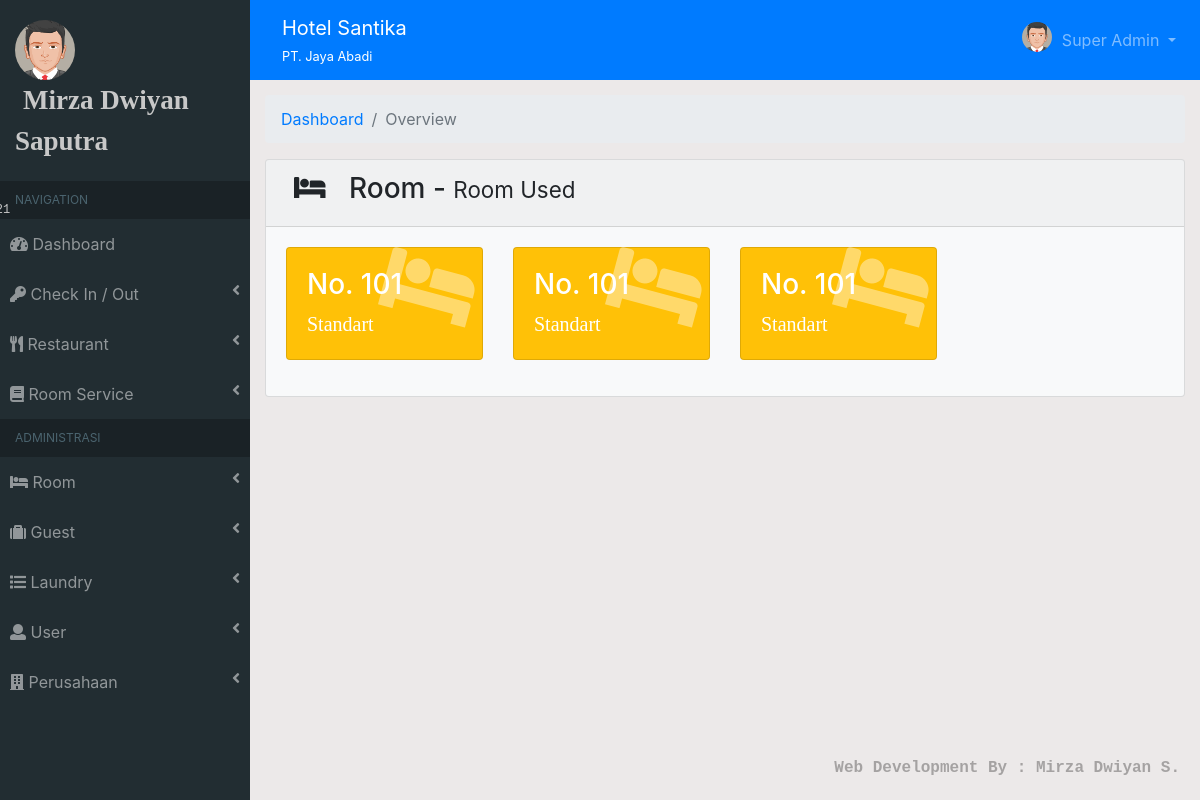
Page /?module=chek_out2 (signed in) on the committed database.
### tables this page shows
CREATE TABLE `user` (
  `id_user` int(11) NOT NULL,
  `nama_user` text NOT NULL,
  `image` varchar(50) NOT NULL,
  `username` varchar(30) NOT NULL,
  `password` varchar(50) NOT NULL,
  `level` varchar(30) NOT NULL,
  `no_telp` varchar(20) NOT NULL,
  `status` varchar(30) NOT NULL
);

CREATE TABLE `perusahaan` (
  `id_perusahaan` int(11) NOT NULL,
  `nama_hotel` text NOT NULL,
  `nama_perusahaan` text NOT NULL,
  `jalan` varchar(50) NOT NULL,
  `no_jalan` varchar(10) NOT NULL,
  `kecamatan` char(100) NOT NULL,
  `kabupaten` char(100) NOT NULL,
  `provinsi` char(100) NOT NULL,
  `no_telp` varchar(20) NOT NULL,
  `no_fax` varchar(20) NOT NULL,
  `website` varchar(100) NOT NULL,
  `email` varchar(100) NOT NULL,
  `logo` varchar(200) NOT NULL
);

CREATE TABLE `transaksi_kamar` (
  `id_transaksi_kamar` varchar(11) NOT NULL,
  `no_invoice` varchar(20) NOT NULL,
  `tanggal` date NOT NULL,
  `id_tamu` varchar(11) NOT NULL,
  `id_kamar` int(11) DEFAULT NULL,
  `jumlah_dewasa` varchar(10) DEFAULT NULL,
  `jumlah_anak` varchar(10) DEFAULT NULL,
  `tgl_checkin` date NOT NULL,
  `waktu_checkin` varchar(20) NOT NULL,
  `tgl_checkout` date NOT NULL,
  `waktu_checkout` varchar(20) NOT NULL,
  `total_biaya_kamar` varchar(20) NOT NULL,
  `bayar` varchar(30) NOT NULL,
  `diskon` int(11) NOT NULL,
  `deposit` varchar(20) NOT NULL,
  `surcharge` varchar(30) NOT NULL,
  `total` int(11) NOT NULL,
  `metode_pembayaran` varchar(100) NOT NULL,
  `metode_deposit` varchar(200) NOT NULL,
  `status` varchar(50) NOT NULL
);

CREATE TABLE `kamar` (
  `id_kamar` int(11) NOT NULL,
  `no_kamar` varchar(50) NOT NULL,
  `id_tipe_kamar` varchar(11) NOT NULL,
  `max_dewasa` varchar(10) NOT NULL,
  `max_anak` varchar(10) NOT NULL,
  `status` varchar(50) NOT NULL
);

CREATE TABLE `tipe_kamar` (
  `id_tipe_kamar` int(11) NOT NULL,
  `tipe_kamar` text NOT NULL,
  `harga_per_mlm` varchar(50) NOT NULL,
  `harga_per_org` varchar(50) NOT NULL
);

### template/module/chek_out2.php (the view)
<?php
    $query = mysqli_query($conn, "SELECT transaksi_kamar.*, kamar.*, tipe_kamar.*, transaksi_kamar_detail.* FROM transaksi_kamar, kamar, tipe_kamar, transaksi_kamar_detail WHERE transaksi_kamar_detail.id_transaksi_kamar=transaksi_kamar.id_transaksi_kamar && kamar.id_kamar=transaksi_kamar_detail.id_kamar && kamar.status='terpakai' && tipe_kamar.id_tipe_kamar=kamar.id_tipe_kamar");
?>
<div class="container-fluid">
    <ol class="breadcrumb">
        <li class="breadcrumb-item"><a href="?dashboard">Dashboard</a></li>
        <li class="breadcrumb-item active">Overview</li>
    </ol>
    <div class="card bg-light">
        <div class="card-header"><h3><i class="fas fa-bed pr-3 pl-2"></i> Room - <span class="small">Room Used</span></h3></div>
        <div class="card-body">
            <?php if(mysqli_num_rows($query) > 0){ ?>
            <div class="row">
                <?php foreach($query as $i) : ?>
                <div class="col-sm-3 mb-3">
                    <div class="card bg-warning text-white">
                        <div class="card-body">
                            <div class="card-body-icon"><i class="fas fa-bed"></i></div>
                            <div class="mr-5">
                            <h3>No. <?=$i['no_kamar'];?></h3>
                            <span style="font-family: times;font-size: 20px"><?=$i['tipe_kamar'];?></span>
                            </div>
                        </div>
                    </div>
                </div>
                <?php endforeach; ?>
            </div>
            <?php } else { ?>
                <center><img src="assets/img/empty_cart.jpg" alt=""></center>
            <?php } ?>
        </div>
    </div>
</div>

### template/sidebar.php (shortened to what this page needs)
<div id="sidebar">
  <div class="sidebar-menu">
    <div class="sidebar-header">
      <img src="assets/img/<?=$data_user['image'];?>" alt="" class="img-circle img-user">
      <marquee><span class="nama-user"><?=$data_user["nama_user"];?></span></marquee>
      <span class="tgl"><?=$date;?></span>
    </div>
    <ul class="sidebar navbar-nav">
      <?php if($data_user['level'] == "Super Admin") :?>
      <li class="header">NAVIGATION</li>
      <li class="nav-item">
        <a href="?module=dashboard" class="nav-link i">
          <i class="fas fa-tachometer-alt"></i>
          <span>Dashboard</span>
        </a>
      </li>
      <li class="nav-item">
        <a href="#chek-in-out" class="nav-link i" data-toggle="collapse">
          <i class="fas fa-key"></i>
          <span>Check In / Out</span>
          <i class="fas fa-angle-left float-right"></i>
        </a>
      </li>
      <li class="nav-item">
        <a href="#resto" class="nav-link i" data-toggle="collapse">
          <i class="fas fa-utensils"></i>
          <span>Restaurant</span>
          <i class="fas fa-angle-left float-right"></i>
        </a>
      </li>
      <li class="nav-item">
        <a href="#room-service" class="nav-link i" data-toggle="collapse">
          <i class="fas fa-book"></i>
          <span>Room Service</span>
          <i class="fas fa-angle-left float-right"></i>
        </a>
      </li>
      <li class="header">ADMINISTRASI</li>
      <li class="nav-item">
        <a href="#kamar" class="nav-link i" data-toggle="collapse">
          <i class="fas fa-bed"></i>
          <span>Room</span>
          <i class="fas fa-angle-left float-right"></i>
        </a>
      </li>
      <li class="nav-item">
        <a href="#tamu" class="nav-link i" data-toggle="collapse">
          <i class="fas fa-suitcase"></i>
          <span>Guest</span>
          <i class="fas fa-angle-left float-right"></i>
        </a>
      </li>
      <li class="nav-item">
        <a href="#laundry" class="nav-link i" data-toggle="collapse">
          <i class="fas fa-list"></i>
          <span>Laundry</span>
          <i class="fas fa-angle-left float-right"></i>
        </a>
      </li>
      <li class="nav-item">
        <a href="#user" class="nav-link i" data-toggle="collapse">
          <i class="fas fa-user"></i>
          <span>User</span>
          <i class="fas fa-angle-left float-right"></i>
        </a>
      </li>
      <li class="nav-item">
        <a href="#perusahaan" class="nav-link i" data-toggle="collapse">
          <i class="fas fa-building"></i>
          <span>Perusahaan</span>
          <i class="fas fa-angle-left float-right"></i>
        </a>
      </li>
      <?php endif;?>
    </ul>
  </div>
<div id="wrapper">

### template/navbar.php (shortened to what this page needs)
<nav class="navbar navbar-expand navbar-dark bg-primary navbar-static-top">
    <div class="navbar-header">
        <a href="" class="navbar-brand nav-link"><?=$data_perusahaan['nama_hotel'];?><div class="small"><small><?=$data_perusahaan['nama_perusahaan'];?></small></div></a>
    </div>
    <ul class="navbar-nav d-inline-block ml-auto">
        <li class="nav-item dropdown">
            <a href="#" class="dropdown-toggle nav-link" id="alertDropdown" role="button" data-toggle="dropdown" aria-haspopup="true" aria-expanded="false">
                <img src="assets/img/<?=$data_user['image'];?>" alt="" class="img-circle img-adm">
                <span><?=$data_user['level'];?></span>
            </a>
        </li>
    </ul>
</nav>
<div id="wrapper-content">

### assets/css/style.css (style rules this page uses)
.img-adm { width: 30px!important; margin-top: -8px; margin-right: 5px; }
.sidebar-header { padding: 20px 15px; }
img.img-circle { border-radius: 50%; }
.sidebar-header .img-user { width: 60px; }
.sidebar-header .nama-user { font-family: serif; font-size: 27px; font-weight: bold; margin-left: 8px; }
.sidebar-header .tgl { position: absolute; font-family: courier new; font-size: 12px; margin-left: -120px; margin-top: 40px; }
.sidebar.navbar-nav .header { color: #4b646f; background: #1a2226; overflow: hidden; text-overflow: clip; white-space: nowrap!important; padding: 10px 25px 10px 15px!important; font-size: 12px; }
#sidebar .sidebar-menu { display: block; position: fixed; background: #222d32; width: 250px; color: rgb(200, 200, 200); height: 100%; overflow-y: scroll; }
#sidebar .sidebar-menu .sidebar.navbar-nav li { padding: 5px 10px; }
#sidebar .sidebar-menu .sidebar.navbar-nav li a { color: rgba(255, 255, 255, .5)!important; }
#sidebar #wrapper { margin-left: 250px; }
#sidebar #wrapper #wrapper-content { padding-top: 15px; }
.card-body-icon { position: absolute; z-index: 0; top: -1.25rem; right: .5rem; opacity: 0.4; font-size: 5rem; -webkit-transform: rotate(15deg); transform: rotate(15deg); transition: all 600ms; }

### rows in the picture
user: image (picture), nama_user "Mirza Dwiyan Saputra", level "Super Admin"
perusahaan: nama_hotel "Hotel Santika", nama_perusahaan "PT. Jaya Abadi"
transaksi_kamar: kamar.no_kamar "101", tipe_kamar.tipe_kamar "Standart"
transaksi_kamar: kamar.no_kamar "101", tipe_kamar.tipe_kamar "Standart"
transaksi_kamar: kamar.no_kamar "101", tipe_kamar.tipe_kamar "Standart"
